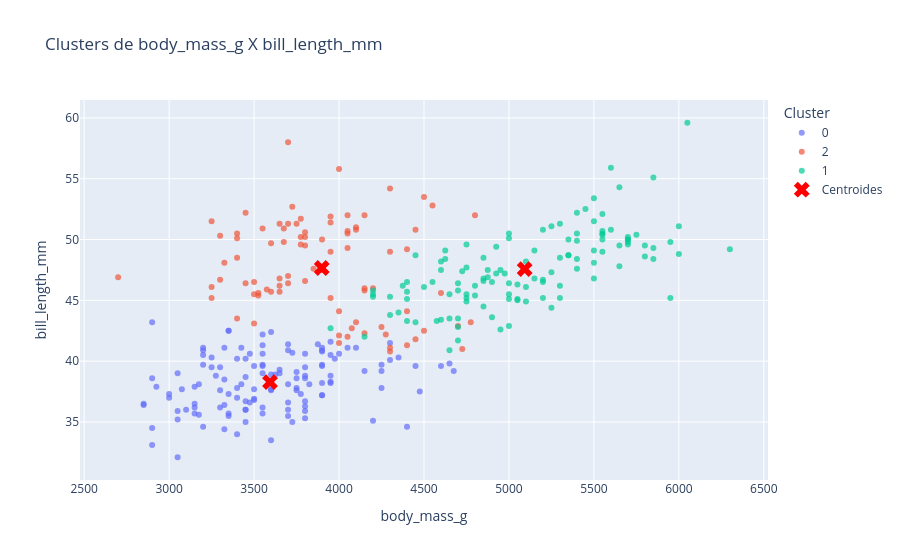

Here is the notebook cell this chart was saved with:
### Code cell
base_clusters = pd.DataFrame({
    'body_mass_g': penguins['body_mass_g'],
    'bill_length_mm': penguins['bill_length_mm'],
    'cluster': labels.astype(str)
})

fig = px.scatter(base_clusters, x='body_mass_g', y='bill_length_mm', color='cluster',
                color_continuous_scale='viridis', opacity=0.7,
                title='Clusters de body_mass_g X bill_length_mm')

fig.add_scatter(x=centroides_originais[:, 3], y=centroides_originais[:, 0],
                mode='markers', marker=dict(color='red', symbol='x', size=14),
                name='Centroides')


fig.update_layout(xaxis_title='body_mass_g', yaxis_title='bill_length_mm',
                legend_title='Cluster')
fig.show()
